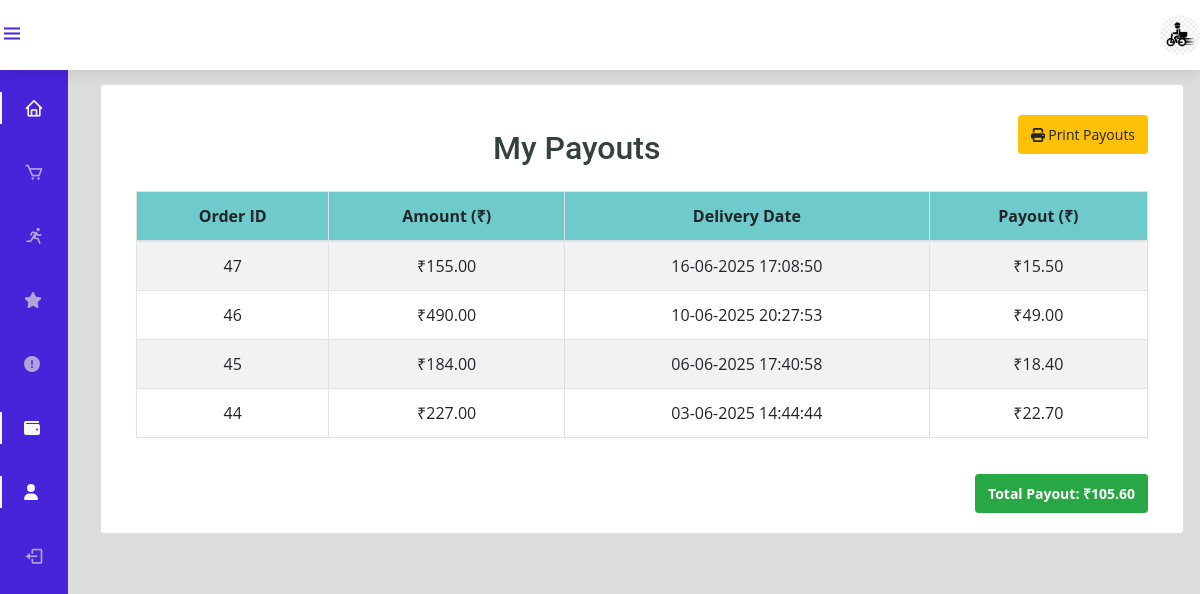
The page /deliveryboy/index.php?page=payouts (signed in) on the database its author committed.
### tables this page shows
CREATE TABLE `orders` (
  `orderId` int(11) NOT NULL,
  `userId` int(21) NOT NULL,
  `address` varchar(255) NOT NULL,
  `zipCode` int(21) NOT NULL,
  `phoneNo` bigint(21) NOT NULL,
  `amount` decimal(10,2) DEFAULT NULL,
  `payment_id` varchar(100) DEFAULT NULL,
  `paymentMode` enum('0','1') NOT NULL DEFAULT '0' COMMENT '0=cod,1=online',
  `orderStatus` enum('0','1','2','3','4','5','6') NOT NULL DEFAULT '0',
  `size` enum('S','M','L') NOT NULL DEFAULT 'M',
  `createdAt` datetime NOT NULL DEFAULT current_timestamp(),
  `status` enum('pending','completed','cancelled') NOT NULL DEFAULT 'pending',
  `delivery_boy_id` int(11) DEFAULT NULL,
  `deliveryTime` int(11) DEFAULT NULL COMMENT 'Delivery time in minutes',
  `finalDeliveryTime` int(11) DEFAULT NULL
);

### deliveryboy/payouts.php (the view, shortened to what this page needs)
<?php
include 'partials/_dbconnect.php';
$deliveryboyId = $_SESSION['deliveryboy_id'];
$sql = "SELECT orderId, amount, createdAt, (amount * 0.1) AS payout FROM orders WHERE delivery_boy_id = ? AND orderStatus = '4' ORDER BY createdAt DESC";
$stmt = $conn->prepare($sql);
$stmt->bind_param("i", $deliveryboyId);
$stmt->execute();
$result = $stmt->get_result();
$totalPayout = 0;
$orders = [];
if ($result->num_rows > 0) {
    while ($row = $result->fetch_assoc()) {
        $totalPayout += $row['payout'];
        $orders[] = $row;
    }
}
?>
<!DOCTYPE html>
<html lang="en">
<head>
</head>
<body>
    <div class="container-fluid" style="margin-top: 20px; padding-top: 20px; position: relative;">
        <div class="row">
            <div class="card col-lg-12">
                <div class="card-body">
                    <button class="btn btn-warning btn-sm print-out-btn" onclick="window.print();">
                        <i class="fas fa-print"></i> Print Payouts
                    </button><br>
                    <h2 class="text-center mb-4">My Payouts</h2>
                    <table class="table table-striped table-bordered text-center">
                        <thead style="background-color: rgb(111 202 203);">
                            <tr>
                                <th>Order ID</th>
                                <th>Amount (₹)</th>
                                <th>Delivery Date</th>
                                <th>Payout (₹)</th>
                            </tr>
                        </thead>
                        <tbody>
                            <?php if (!empty($orders)): ?>
                                <?php foreach ($orders as $row): ?>
                                    <tr>
                                        <td><?= htmlspecialchars($row['orderId']); ?></td>
                                        <td>₹<?= number_format($row['amount'], 2); ?></td>
                                        <td><?= date("d-m-Y H:i:s", strtotime($row['createdAt'])); ?></td>
                                        <td>₹<?= number_format($row['payout'], 2); ?></td>
                                    </tr>
                                <?php endforeach; ?>
                            <?php else: ?>
                                <tr>
                                    <td colspan="4">No payouts available. Complete orders to earn payouts!</td>
                                </tr>
                            <?php endif; ?>
                        </tbody>
                    </table>
                    <div style="text-align: right;">
                        <button class="btn btn-success btn-sm total-payout-btn">
                            Total Payout: ₹<?= number_format($totalPayout, 2); ?>
                        </button>
                    </div>
                </div>
            </div>
        </div>
    </div>
</body>
</html>

### deliveryboy/assetsForSideBar/css/styles.css (style rules this page uses)
:root { --header-height: 3rem; --nav-width: 68px; --first-color: #4723D9; --first-color-light: #AFA5D9; --white-color: #F7F6FB; --body-font: 'Nunito', sans-serif; --normal-font-size: 1rem; --z-fixed: 100; }
*,::before,::after { box-sizing: border-box; }
body { position: relative; margin: var(--header-height) 0 0 0; padding: 0 1rem; font-family: var(--body-font); font-size: var(--normal-font-size); transition: .5s; }
@media screen and (min-width: 768px) { body { margin: calc(var(--header-height) + 1rem) 0 0 0; padding-left: calc(var(--nav-width) + 2rem); } }

### assets/css/style.css (style rules this page uses)
body { font-family: "Open Sans", sans-serif; color: #334240; }
h1, h2, h3, h4, h5, h6 { font-family: "Roboto", sans-serif; }

### deliveryboy/payouts.php (style rules this page uses)
.total-payout-btn { margin-top: 20px; width: auto; font-size: 14px; font-weight: bold; padding: 8px 12px; float: right; }
.print-out-btn { display: block; width: auto; text-align: center; margin-top: 10px; font-size: 14px; padding: 8px 12px; float: right; }

### rows shown on the page
orders: orderId "47", amount "155.00", createdAt "16-06-2025 17:08:50", payout "15.50"
orders: orderId "46", amount "490.00", createdAt "10-06-2025 20:27:53", payout "49.00"
orders: orderId "45", amount "184.00", createdAt "06-06-2025 17:40:58", payout "18.40"
orders: orderId "44", amount "227.00", createdAt "03-06-2025 14:44:44", payout "22.70"

### other values the page prints
$totalPayout "105.60"
